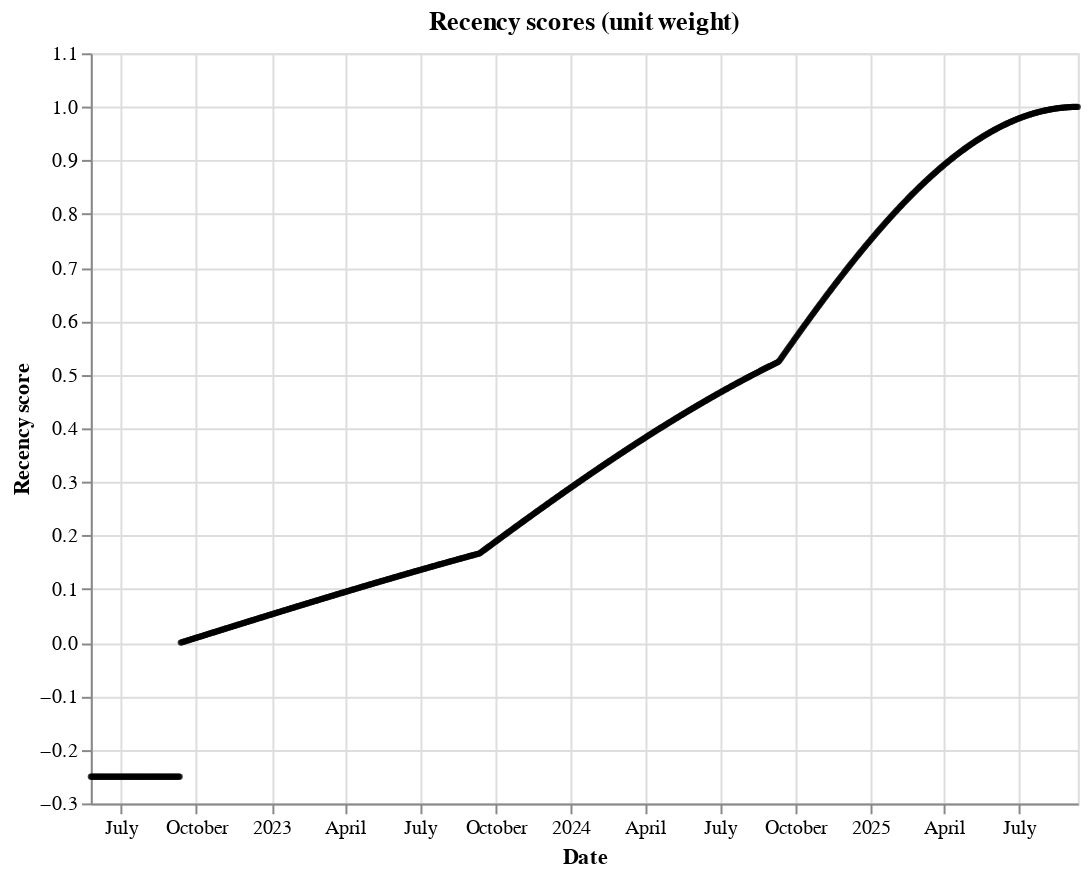

The code cell stored with this chart in its notebook:
### Code cell
from superlinked.evaluation.charts.recency_plotter import RecencyPlotter

# To get an intuitive understanding of how recency is weighted for our data,
# we can explore the weights using Superlinked's inbuilt RecencyPlotter
recency_plotter = RecencyPlotter(recency_space, context_data=EXECUTOR_DATA)
recency_plotter.plot_recency_curve()

### Figure 1 — Vega-Lite specification as saved in the notebook (floating-point values rounded to 4 significant figures; data arrays with more than 128 entries replaced by an {"elided": "..."} marker saying what was removed)
{"config": {"view": {"continuousWidth": 300, "continuousHeight": 300}}, "data": {"name": "data-d0509ff41d1268af2f5950fb75b5750a"}, "mark": {"type": "point", "color": "black", "filled": true, "size": 10}, "encoding": {"tooltip": [{"field": "date", "type": "temporal"}], "x": {"field": "date", "title": "Date", "type": "temporal"}, "y": {"field": "score", "title": "Recency score", "type": "quantitative"}}, "height": 380, "title": "Recency scores (unit weight)", "width": 500, "$schema": "https://vega.github.io/schema/vega-lite/v5.20.1.json", "datasets": {"data-d0509ff41d1268af2f5950fb75b5750a": {"elided": "1000 records"}}}
